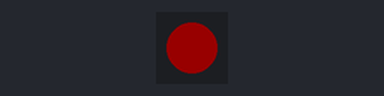
A sketch run on a simulated ESP32-S3. Parts: 1 RGB LEDs in strip order, left to right. Dim RGB values are drawn brighter than linear.

Above: at 0.5 s.
At 2.5 s:
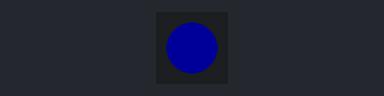
At 4.5 s:
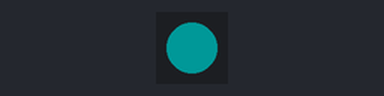
At 9.5 s:
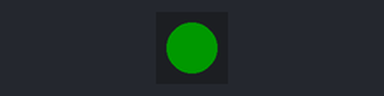
Timing chart, 0 to 10.4 s (numbered marks = the images above):
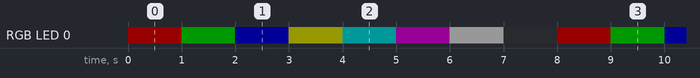

The sketch:

Onboard_RGB_Demo.ino
```cpp
#include <Adafruit_NeoPixel.h>

// Define the pin where the built-in RGB LED is connected
#define LED_PIN 48

// Define the number of LEDs in the strip (usually 1 for built-in LED)
#define NUM_LEDS 1

// Create an instance of the Adafruit_NeoPixel class
Adafruit_NeoPixel strip = Adafruit_NeoPixel(NUM_LEDS, LED_PIN, NEO_GRB + NEO_KHZ800);

void setup() {
// Initialize the NeoPixel library
strip.begin();
strip.show(); // Initialize all pixels to 'off'
}

void loop() {
// Cycle through some colors

// Red
strip.setPixelColor(0, strip.Color(24, 0, 0)); // Red
strip.show();
delay(1000);

// Green
strip.setPixelColor(0, strip.Color(0, 24, 0)); // Green
strip.show();
delay(1000);

// Blue
strip.setPixelColor(0, strip.Color(0, 0, 24)); // Blue
strip.show();
delay(1000);

// Yellow
strip.setPixelColor(0, strip.Color(24, 24, 0)); // Yellow
strip.show();
delay(1000);

// Cyan
strip.setPixelColor(0, strip.Color(0, 24, 24)); // Cyan
strip.show();
delay(1000);

// Magenta
strip.setPixelColor(0, strip.Color(24, 0, 24)); // Magenta
strip.show();
delay(1000);

// White
strip.setPixelColor(0, strip.Color(24, 24, 24)); // White
strip.show();
delay(1000);

// Turn off
strip.setPixelColor(0, strip.Color(0, 0, 0)); // Off
strip.show();
delay(1000);
}
```

Measured:
- by itself, RGB LED 0: repeats every 8.0 s: RGB(0, 24, 0) 1.0 s, RGB(0, 0, 24) 1.0 s, RGB(24, 24, 0) 1.0 s, RGB(0, 24, 24) 1.0 s, RGB(24, 0, 24) 1.0 s, RGB(24, 24, 24) 1.0 s, off 1.0 s, RGB(24, 0, 0) 1.0 s
- by itself, everything shown: repeats every 8.0 s, in 8 steps
